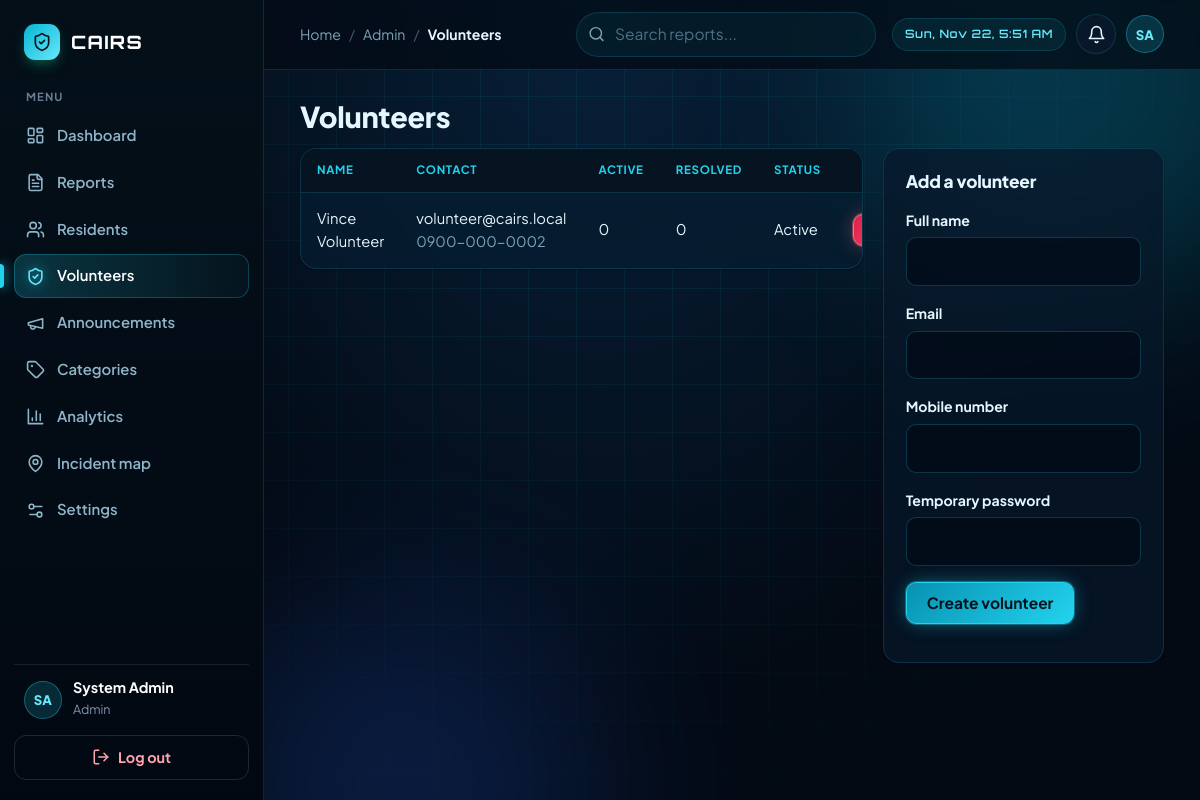
The app's page /CAIRS/admin/volunteers.php (signed in) with its own data.
### tables this page shows
CREATE TABLE users (
  id INT AUTO_INCREMENT PRIMARY KEY,
  full_name VARCHAR(100) NOT NULL,
  email VARCHAR(120) NOT NULL UNIQUE,
  password VARCHAR(255) NOT NULL,
  role ENUM('resident','admin','volunteer') NOT NULL DEFAULT 'resident',
  phone VARCHAR(30) DEFAULT NULL,
  address VARCHAR(255) DEFAULT NULL,
  status ENUM('active','inactive') NOT NULL DEFAULT 'active',
  created_at TIMESTAMP DEFAULT CURRENT_TIMESTAMP
);

### CAIRS/admin/volunteers.php (the view, shortened to what this page needs)
<?php
require __DIR__ . '/../config/database.php';
$errors = []; $old = ['full_name' => '', 'email' => '', 'phone' => ''];
$rows = $pdo->query("SELECT u.*,
        (SELECT COUNT(*) FROM reports WHERE volunteer_id=u.id AND status IN ('assigned','in_progress')) AS active_jobs,
        (SELECT COUNT(*) FROM reports WHERE volunteer_id=u.id AND status='resolved') AS done
        FROM users u WHERE role='volunteer' ORDER BY u.full_name")->fetchAll();
?>
<h1>Volunteers</h1>
<div class="two">
  <div class="card tablewrap">
  <?php if (!$rows): ?><p class="empty">No volunteers yet. Add the first one.</p><?php else: ?>
  <table>
    <tr><th>Name</th><th>Contact</th><th>Active</th><th>Resolved</th><th>Status</th><th></th></tr>
    <?php foreach ($rows as $u): ?>
    <tr><td><?= e($u['full_name']) ?></td><td><?= e($u['email']) ?><br><span class="muted"><?= e($u['phone']) ?></span></td>
        <td><?= $u['active_jobs'] ?></td><td><?= $u['done'] ?></td><td><?= e(ucfirst($u['status'])) ?></td>
        <td><form method="post" data-confirm="Change this volunteer's status?"><?= csrf_field() ?>
          <button class="btn small <?= $u['status'] === 'active' ? 'danger' : '' ?>" type="submit"><?= $u['status'] === 'active' ? 'Deactivate' : 'Activate' ?></button></form></td></tr>
    <?php endforeach; ?>
  </table>
  <?php endif; ?>
  </div>
  <div class="card">
    <h2>Add a volunteer</h2>
    <form method="post">
      <label for="full_name">Full name</label><input id="full_name" name="full_name" required value="<?= e($old['full_name']) ?>">
      <label for="email">Email</label><input type="email" id="email" name="email" required value="<?= e($old['email']) ?>">
      <label for="phone">Mobile number</label><input id="phone" name="phone" value="<?= e($old['phone']) ?>">
      <label for="password">Temporary password</label><input type="password" id="password" name="password" required minlength="6">
      <p style="margin-top:16px"><button class="btn" type="submit">Create volunteer</button></p>
    </form>
  </div>
</div>

### records on screen
users: full_name "Vince Volunteer", email "volunteer@cairs.local", phone "0900-000-0002", active_jobs "0", done "0", status "Active"

### other values on screen
$site "CAIRS"
$label "Dashboard"
$label "Reports"
$label "Residents"
$label "Volunteers"
$label "Announcements"
$label "Categories"
$label "Analytics"
$label "Incident map"
$label "Settings"
initials($u['full_name']) "SA"
$u['full_name'] "System Admin"
$u['role'] "Admin"
$title "Volunteers"
